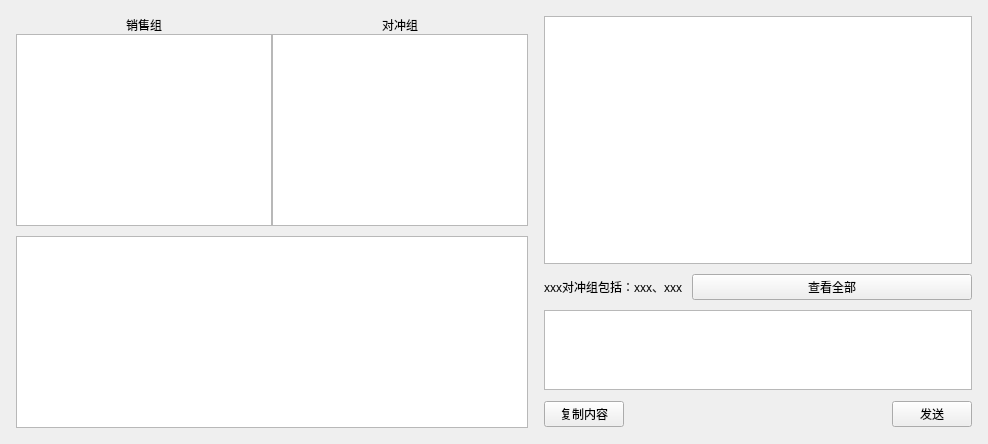
         <widget class="QWidget" name="horizontalLayoutWidget">
          <layout class="QHBoxLayout" name="horizontalLayout_2">
           <item>
            <layout class="QVBoxLayout" name="verticalLayout_21">
             <property name="spacing">
              <number>10</number>
             </property>
             <property name="leftMargin">
              <number>5</number>
             </property>
             <property name="topMargin">
              <number>5</number>
             </property>
             <property name="rightMargin">
              <number>5</number>
             </property>
             <property name="bottomMargin">
              <number>5</number>
             </property>
             <item>
              <layout class="QHBoxLayout" name="horizontalLayout_21">
               <property name="spacing">
                <number>0</number>
               </property>
               <item>
                <layout class="QVBoxLayout" name="verticalLayout_19">
                 <property name="spacing">
                  <number>0</number>
                 </property>
                 <item>
                  <widget class="QLabel" name="label_7">
                   <property name="styleSheet">
                    <string notr="true"/>
                   </property>
                   <property name="text">
                    <string>销售组</string>
                   </property>
                   <property name="alignment">
                    <set>Qt::AlignCenter</set>
                   </property>
                  </widget>
                 </item>
                 <item>
                  <widget class="QListWidget" name="transaction_listWidget">
                   <property name="sizePolicy">
                    <sizepolicy hsizetype="Expanding" vsizetype="Expanding">
                     <horstretch>0</horstretch>
                     <verstretch>0</verstretch>
                    </sizepolicy>
                   </property>
                   <property name="minimumSize">
                    <size>
                     <width>0</width>
                     <height>0</height>
                    </size>
                   </property>
                   <property name="styleSheet">
                    <string notr="true"/>
                   </property>
                   <property name="selectionMode">
                    <enum>QAbstractItemView::ExtendedSelection</enum>
                   </property>
                  </widget>
                 </item>
                </layout>
               </item>
               <item>
                <layout class="QVBoxLayout" name="verticalLayout_20">
                 <property name="spacing">
                  <number>0</number>
                 </property>
                 <item>
                  <widget class="QLabel" name="label_10">
                   <property name="styleSheet">
                    <string notr="true"/>
                   </property>
                   <property name="text">
                    <string>对冲组</string>
                   </property>
                   <property name="alignment">
                    <set>Qt::AlignCenter</set>
                   </property>
                  </widget>
                 </item>
                 <item>
                  <widget class="QListWidget" name="hedge_listWidget">
                   <property name="sizePolicy">
                    <sizepolicy hsizetype="Expanding" vsizetype="Expanding">
                     <horstretch>0</horstretch>
                     <verstretch>0</verstretch>
                    </sizepolicy>
                   </property>
                   <property name="minimumSize">
                    <size>
                     <width>0</width>
                     <height>0</height>
                    </size>
                   </property>
                   <property name="selectionMode">
                    <enum>QAbstractItemView::ExtendedSelection</enum>
                   </property>
                  </widget>
                 </item>
                </layout>
               </item>
              </layout>
             </item>
             <item>
              <layout class="QVBoxLayout" name="verticalLayout_59">
               <item>
                <widget class="QListWidget" name="show_users_listWidget"/>
               </item>
              </layout>
             </item>
            </layout>
           </item>
           <item>
            <layout class="QVBoxLayout" name="verticalLayout_17">
             <property name="spacing">
              <number>10</number>
             </property>
             <property name="leftMargin">
              <number>5</number>
             </property>
             <property name="topMargin">
              <number>5</number>
             </property>
             <property name="rightMargin">
              <number>5</number>
             </property>
             <property name="bottomMargin">
              <number>5</number>
             </property>
             <item>
              <widget class="QTextBrowser" name="show_msg_textBrowser">
               <property name="sizePolicy">
                <sizepolicy hsizetype="Expanding" vsizetype="Expanding">
                 <horstretch>0</horstretch>
                 <verstretch>0</verstretch>
                </sizepolicy>
               </property>
               <property name="minimumSize">
                <size>
                 <width>0</width>
                 <height>0</height>
                </size>
               </property>
              </widget>
             </item>
             <item>
              <layout class="QHBoxLayout" name="horizontalLayout_23">
               <item>
                <widget class="QLabel" name="label_48">
                 <property name="text">
                  <string>xxx对冲组包括：xxx、xxx</string>
                 </property>
                </widget>
               </item>
               <item>
                <widget class="QPushButton" name="pushButton_22">
                 <property name="sizePolicy">
                  <sizepolicy hsizetype="Expanding" vsizetype="Fixed">
                   <horstretch>0</horstretch>
                   <verstretch>0</verstretch>
                  </sizepolicy>
                 </property>
                 <property name="text">
                  <string>查看全部</string>
                 </property>
                </widget>
               </item>
              </layout>
             </item>
             <item>
              <widget class="QTextEdit" name="input_msg_textEdit">
               <property name="maximumSize">
                <size>
                 <width>16777215</width>
                 <height>80</height>
                </size>
               </property>
              </widget>
             </item>
             <item>
              <layout class="QHBoxLayout" name="horizontalLayout_24">
               <item>
                <widget class="QPushButton" name="copy_msg_pushButton">
                 <property name="text">
                  <string>复制内容</string>
                 </property>
                </widget>
               </item>
               <item>
                <spacer name="horizontalSpacer_7">
                 <property name="orientation">
                  <enum>Qt::Horizontal</enum>
                 </property>
                 <property name="sizeHint" stdset="0">
                  <size>
                   <width>258</width>
                   <height>28</height>
                  </size>
                 </property>
                </spacer>
               </item>
               <item>
                <widget class="QPushButton" name="send_msg_pushButton">
                 <property name="text">
                  <string>发送</string>
                 </property>
                </widget>
               </item>
              </layout>
             </item>
            </layout>
           </item>
          </layout>
         </widget>
